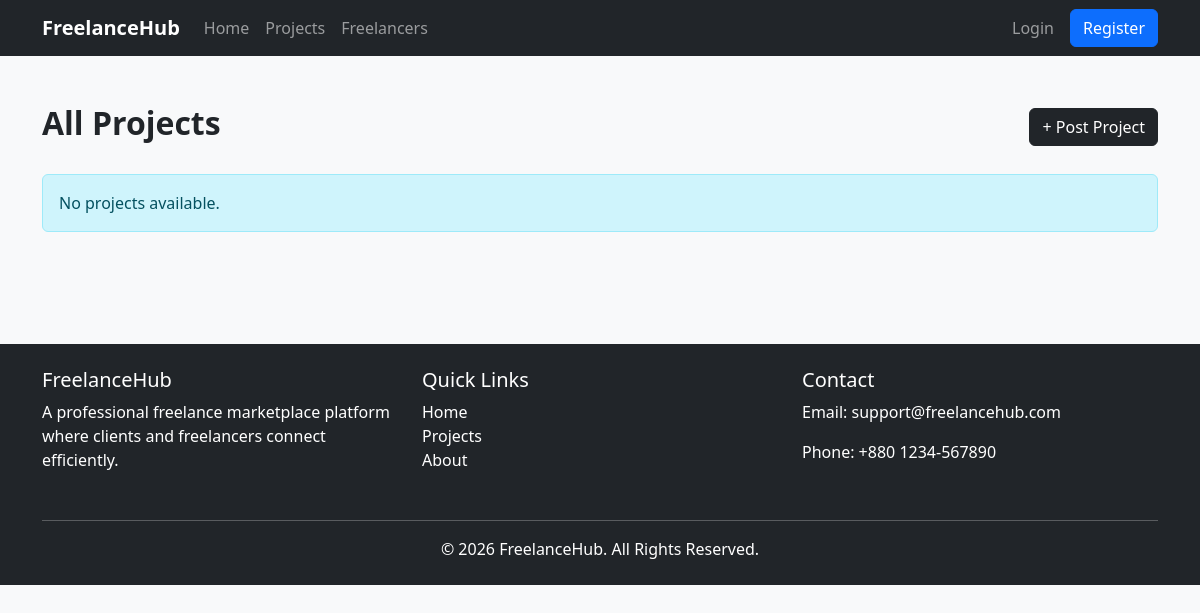
The app's page /projects/, older data.
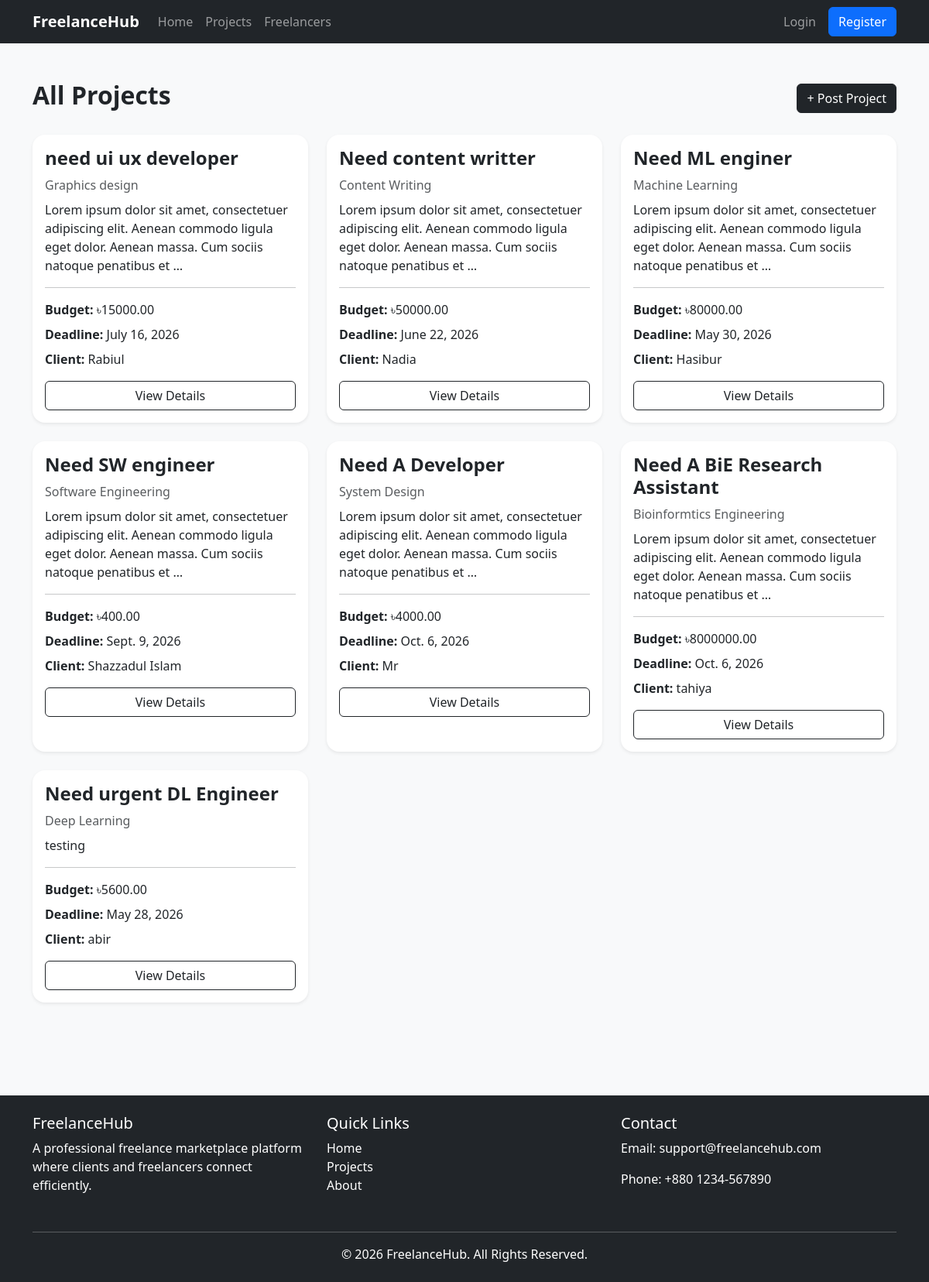
The same page, newer data.
### projects/models.py (models this page shows, shortened)
class Project(models.Model):
    client = models.ForeignKey(settings.AUTH_USER_MODEL,on_delete=models.CASCADE,related_name='projects')
    category = models.ForeignKey(Category,on_delete=models.CASCADE)
    title = models.CharField(max_length=200)
    description = models.TextField()
    budget = models.DecimalField(max_digits=10,decimal_places=2)
    deadline = models.DateField()
    created_at = models.DateTimeField(auto_now_add=True)

### categories/models.py (models this page shows)
class Category(models.Model):
    name = models.CharField(max_length=200)
    slug = models.SlugField(max_length=100,unique=True,null=True,blank=True)
    def __str__(self):
        return self.name

### accounts/models.py (models this page shows)
class User(AbstractUser):
    role= models.CharField(max_length=50,choices=ROLE_CHOICES)
    is_verified= models.BooleanField(default=False)
    def __str__(self):
        return self.first_name

### projects/views.py (the view)
# urls.py: path('',views.project_list,name='project_list'),
def project_list(request):
    projects= Project.objects.all()
    return render(request,'projects/project_list.html',{'projects': projects})

### projects/templates/projects/project_list.html
{% extends 'base.html' %}
{% block content %}
<div class="container py-5">
    <div class="d-flex justify-content-between align-items-center mb-4">
        <h2 class="fw-bold">
            All Projects
        </h2>
        <a
            href="{% url 'create_project' %}"
            class="btn btn-dark"
        >
            + Post Project
        </a>
    </div>
    <div class="row">
        {% for project in projects %}
        <div class="col-md-6 col-lg-4 mb-4">
            <div class="card shadow-sm border-0 h-100 rounded-4">
                <div class="card-body">
                    <h4 class="card-title fw-bold">
                        {{ project.title }}
                    </h4>
                    <p class="text-muted mb-2">
                        {{ project.category }}
                    </p>
                    <p class="card-text">
                        {{ project.description|truncatewords:20 }}
                    </p>
                    <hr>
                    <p class="mb-2">
                        <strong>Budget:</strong>
                        ৳{{ project.budget }}
                    </p>
                    <p class="mb-2">
                        <strong>Deadline:</strong>
                        {{ project.deadline }}
                    </p>
                    <p class="mb-3">
                        <strong>Client:</strong>
                        {{ project.client }}
                    </p>
                    <a
                        href="{% url 'project_details' project.id %}"
                        class="btn btn-outline-dark w-100"
                    >
                        View Details
                    </a>
                </div>
            </div>
        </div>
        {% empty %}
        <div class="col-12">
            <div class="alert alert-info">
                No projects available.
            </div>
        </div>
        {% endfor %}
    </div>
</div>
{% endblock %}

### templates/base.html (shortened to what this page needs)
{% load static %}
<!DOCTYPE html>
<html lang="en">
<head>
    <link href="https://cdn.jsdelivr.net/npm/bootstrap@5.3.7/dist/css/bootstrap.min.css" rel="stylesheet">
    <link rel="stylesheet" href="{% static 'style.css' %}">
</head>
<body>
    {% include 'navbar.html' %}
    <main>
        {% block content %}
        {% endblock %}
    </main>
    {% include 'footer.html' %}
</body>
</html>

### templates/navbar.html (shortened to what this page needs)
<nav class="navbar navbar-expand-lg navbar-dark bg-dark">
  <div class="container">
    <a class="navbar-brand fw-bold" href="/"> FreelanceHub </a>
    <div class="collapse navbar-collapse" id="navbarContent">
      <ul class="navbar-nav me-auto mb-2 mb-lg-0">
        <li class="nav-item">
          <a class="nav-link" href="/"> Home </a>
        </li>
        <li class="nav-item">
          <a class="nav-link" href="{% url 'project_list' %}"> Projects </a>
        </li>
        <li class="nav-item">
          <a class="nav-link" href="#"> Freelancers </a>
        </li>
      </ul>
      <ul class="navbar-nav align-items-center">
        {% if user.is_authenticated %}
        <li class="nav-item">
          <a class="nav-link" href="{% url 'profile' %}"> Profile </a>
        </li>
        <li class="nav-item">
          <a class="nav-link" href="#"> Dashboard </a>
        </li>
        <li class="nav-item">
          <span class="nav-link text-warning">
            Hello, {{ user.first_name }}
          </span>
        </li>
        <li class="nav-item">
          <a class="btn btn-danger ms-2" href="{% url 'logout' %}"> Logout </a>
        </li>
        {% else %}
        <li class="nav-item">
          <a class="nav-link" href="{% url 'login' %}"> Login </a>
        </li>
        <li class="nav-item">
          <a class="btn btn-primary ms-2" href="{% url 'register' %}">
            Register
          </a>
        </li>
        {% endif %}
      </ul>
    </div>
  </div>
</nav>

### templates/footer.html
<footer class="bg-dark text-white mt-5 py-4">
    <div class="container">
        <div class="row">
            <div class="col-md-4 mb-3">
                <h5>
                    FreelanceHub
                </h5>
                <p>
                    A professional freelance marketplace platform where clients and freelancers connect efficiently.
                </p>
            </div>
            <div class="col-md-4 mb-3">
                <h5>
                    Quick Links
                </h5>
                <ul class="list-unstyled">
                    <li>
                        <a href="#" class="text-white text-decoration-none">
                            Home
                        </a>
                    </li>
                    <li>
                        <a href="#" class="text-white text-decoration-none">
                            Projects
                        </a>
                    </li>
                    <li>
                        <a href="#" class="text-white text-decoration-none">
                            About
                        </a>
                    </li>
                </ul>
            </div>
            <div class="col-md-4 mb-3">
                <h5>
                    Contact
                </h5>
                <p>
                    Email: support@freelancehub.com
                </p>
                <p>
                    Phone: +880 1234-567890
                </p>
            </div>
        </div>
        <hr>
        <div class="text-center">
            <p class="mb-0">
                © 2026 FreelanceHub. All Rights Reserved.
            </p>
        </div>
    </div>
</footer>

### static/style.css (style rules this page uses)
body { background-color: #f8f9fa; }
.navbar a { text-decoration: none; }

Row changes from the older to the newer data that the page shows:
added Project: title "need ui ux developer", category "Graphics design", description "Lorem ipsum dolor sit amet, consectetuer adipiscing elit. Aenean commodo ligula eget dolor. Aenean massa. Cum sociis natoque penatibus et …", budget "15000.00", deadline "July 16, 2026", client "Rabiul"
added Project: title "Need content writter", category "Content Writing", description "Lorem ipsum dolor sit amet, consectetuer adipiscing elit. Aenean commodo ligula eget dolor. Aenean massa. Cum sociis natoque penatibus et …", budget "50000.00", deadline "June 22, 2026", client "Nadia"
added Project: title "Need ML enginer", category "Machine Learning", description "Lorem ipsum dolor sit amet, consectetuer adipiscing elit. Aenean commodo ligula eget dolor. Aenean massa. Cum sociis natoque penatibus et …", budget "80000.00", deadline "May 30, 2026", client "Hasibur"
added Project: title "Need SW engineer", category "Software Engineering", description "Lorem ipsum dolor sit amet, consectetuer adipiscing elit. Aenean commodo ligula eget dolor. Aenean massa. Cum sociis natoque penatibus et …", budget "400.00", deadline "Sept. 9, 2026", client "Shazzadul Islam"
added Project: title "Need A Developer", category "System Design", description "Lorem ipsum dolor sit amet, consectetuer adipiscing elit. Aenean commodo ligula eget dolor. Aenean massa. Cum sociis natoque penatibus et …", budget "4000.00", deadline "Oct. 6, 2026", client "Mr"
added Project: title "Need A BiE Research Assistant", category "Bioinformtics Engineering", description "Lorem ipsum dolor sit amet, consectetuer adipiscing elit. Aenean commodo ligula eget dolor. Aenean massa. Cum sociis natoque penatibus et …", budget "8000000.00", deadline "Oct. 6, 2026", client "tahiya"
added Project: title "Need urgent DL Engineer", category "Deep Learning", description "testing", budget "5600.00", deadline "May 28, 2026", client "abir"
Text that changed along with them:
text no longer shown: "No projects available."
